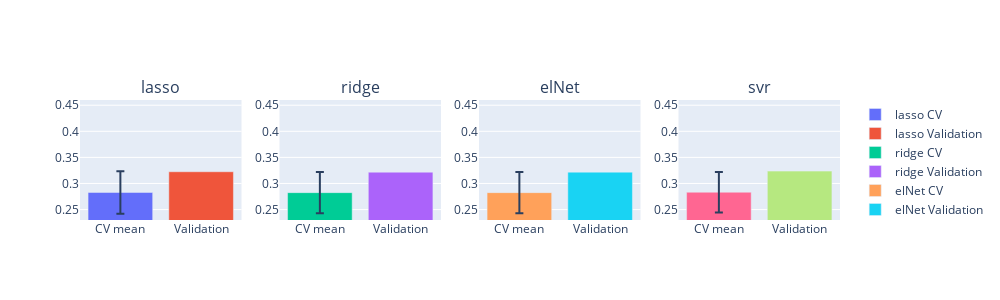

Here is the notebook cell this chart was saved with:
### Code cell
md.plot_stacking_scores(st_cv_scores, st_val_scores, mode='mean', items_per_row=4)

### Figure 1 — Plotly figure (JSON) as saved in the notebook; plotly's stock layout.template omitted (floating-point values rounded to 4 significant figures)
{"data": [{"error_y": {"array": [0.04085], "type": "data"}, "name": "lasso CV", "type": "bar", "x": ["CV mean"], "xaxis": "x", "y": [0.2828], "yaxis": "y"}, {"name": "lasso Validation", "type": "bar", "x": ["Validation"], "xaxis": "x", "y": [0.3225], "yaxis": "y"}, {"error_y": {"array": [0.03967], "type": "data"}, "name": "ridge CV", "type": "bar", "x": ["CV mean"], "xaxis": "x2", "y": [0.2824], "yaxis": "y2"}, {"name": "ridge Validation", "type": "bar", "x": ["Validation"], "xaxis": "x2", "y": [0.3217], "yaxis": "y2"}, {"error_y": {"array": [0.03964], "type": "data"}, "name": "elNet CV", "type": "bar", "x": ["CV mean"], "xaxis": "x3", "y": [0.2824], "yaxis": "y3"}, {"name": "elNet Validation", "type": "bar", "x": ["Validation"], "xaxis": "x3", "y": [0.3217], "yaxis": "y3"}, {"error_y": {"array": [0.03871], "type": "data"}, "name": "svr CV", "type": "bar", "x": ["CV mean"], "xaxis": "x4", "y": [0.2833], "yaxis": "y4"}, {"name": "svr Validation", "type": "bar", "x": ["Validation"], "xaxis": "x4", "y": [0.3237], "yaxis": "y4"}], "layout": {"annotations": [{"font": {"size": 16}, "showarrow": false, "text": "lasso", "x": 0.1062, "xanchor": "center", "xref": "paper", "y": 1, "yanchor": "bottom", "yref": "paper"}, {"font": {"size": 16}, "showarrow": false, "text": "ridge", "x": 0.3688, "xanchor": "center", "xref": "paper", "y": 1, "yanchor": "bottom", "yref": "paper"}, {"font": {"size": 16}, "showarrow": false, "text": "elNet", "x": 0.6313, "xanchor": "center", "xref": "paper", "y": 1, "yanchor": "bottom", "yref": "paper"}, {"font": {"size": 16}, "showarrow": false, "text": "svr", "x": 0.8938, "xanchor": "center", "xref": "paper", "y": 1, "yanchor": "bottom", "yref": "paper"}], "barmode": "group", "height": 300, "showlegend": true, "width": 1000, "xaxis": {"anchor": "y", "domain": [0, 0.2125]}, "xaxis2": {"anchor": "y2", "domain": [0.2625, 0.475]}, "xaxis3": {"anchor": "y3", "domain": [0.525, 0.7375]}, "xaxis4": {"anchor": "y4", "domain": [0.7875, 1]}, "yaxis": {"anchor": "x", "domain": [0, 1], "range": [0.23, 0.46]}, "yaxis2": {"anchor": "x2", "domain": [0, 1], "range": [0.23, 0.46]}, "yaxis3": {"anchor": "x3", "domain": [0, 1], "range": [0.23, 0.46]}, "yaxis4": {"anchor": "x4", "domain": [0, 1], "range": [0.23, 0.46]}}}
